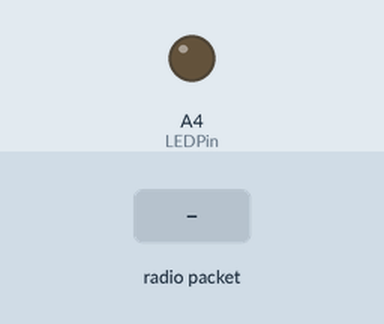
A sketch run on a simulated Arduino Uno, built with avr-gcc and run on an emulated ATmega328P. Shown: output pins drawn as LEDs (lit = HIGH). The inputs (shaded band) are chosen by the test bench. No radio packets arrive unless stated; what the sketch prints to the serial monitor is not drawn.

Above: at 1.2 s.
1.3 s: radio packet "1" arrives
At 2.7 s:
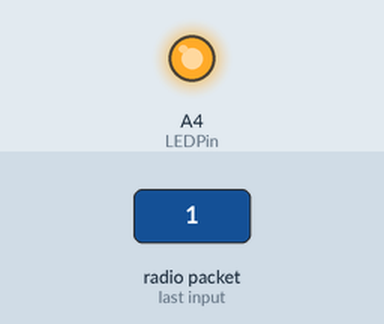
Timing chart, 0 to 4.3 s (numbered marks = the images above; inputs shaded):
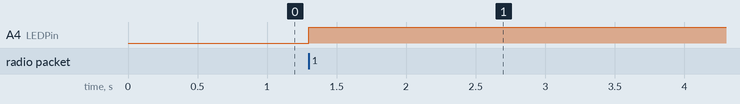

Measured:
- after the input at 1.3 s, A4 (LEDPin): LOW → HIGH at once

The sketch:

nrf_receive_update.ino
```cpp
#include <SPI.h>
#include <nRF24L01.h>
#include <RF24.h>
RF24 radio(9, 10); // CE, CSN
const byte address[6] = "00001";
int LEDPin = A4;
boolean switch1 = 0;

void setup() {
  Serial.begin(9600);
  pinMode(LEDPin, OUTPUT);
  radio.begin();
  radio.openReadingPipe(0, address);
  radio.setPALevel(RF24_PA_MIN);
  radio.startListening();
}
void loop() {
  if (radio.available()) {
    char text[32] = "";
    radio.read(&text, sizeof(text));
    radio.read(&switch1, sizeof(switch1));

    if (switch1 == 1) {
      digitalWrite(LEDPin, HIGH);
      Serial.println(text);

    }

    else {
      digitalWrite(LEDPin, LOW);
    }
  }
  else {
    Serial.println("no");
  }
  delay(5);
}
```
